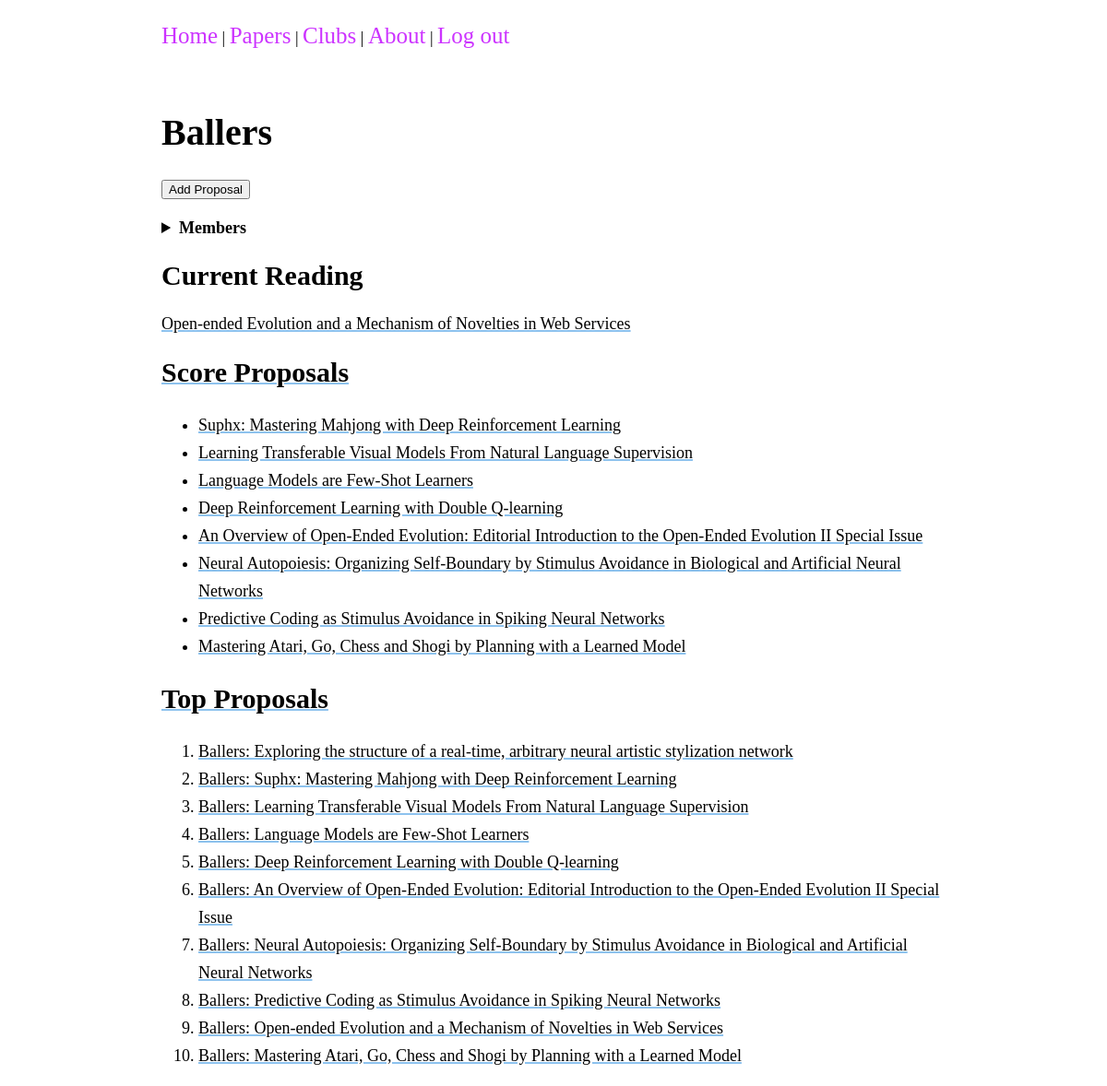
Screenshot of /clubs/Ballers/ (signed in) with the database file from the repository.
### clubs/models.py (models this page shows, shortened)
class Club(models.Model):
    name = models.CharField(max_length=50, unique=True)
    members = models.ManyToManyField(User, through='ClubMember')
    reading = models.ForeignKey(Paper, null=True, blank=True, on_delete=models.SET_NULL)
    def get_club_ctx(self, user):
        ctx = {'club': self,
               'election': self.election,
               'unscored_proposals': user.profile.unscored_proposals.get(self.name),
               'top_proposals': self.top_proposals,
               }
        if self.election:
            ctx['voted'] =  True if Vote.objects.filter(user=user, election=self.election).exists() else False
            ctx['candidates'] = dict(zip(string.ascii_uppercase,
                                         [c for c in self.election.candidates.all()]))
            ctx['vote_form'] = VoteForm(election=self.election)
        return ctx
    @property
    def election(self):
        election = Election.objects.filter(club=self, end_date__gte=timezone.now()).first()
        if election.is_over:
            return None
        return election  # Can also return None
    @property
    def proposals(self):
        return Proposal.objects.filter(club=self)
    @property
    def top_proposals(self):
        num = 10
        return self.proposals.order_by('total_score')[:num]
    def __str__(self):
        return self.name

class Proposal(models.Model):
    user = models.ForeignKey(User, null=True, on_delete=models.SET_NULL)
    paper = models.ForeignKey(Paper, on_delete=models.CASCADE)
    club = models.ForeignKey(Club, on_delete=models.CASCADE)
    submission_date = models.DateTimeField(auto_now_add=True)
    msg = models.CharField(max_length=300, null=True)
    total_score = models.IntegerField(default=0)
    def __str__(self):
        return f'{self.club}: {self.paper}'

### papers/models.py (models this page shows)
class Paper(models.Model):
    url = models.URLField(max_length=50)
    pdf_url = models.URLField(max_length=50)
    arxiv_id = models.CharField(max_length=20)
    title = models.CharField(max_length=500)
    authors = models.ManyToManyField('Author', through='AuthorPaper')
    abstract = models.CharField(max_length=1000)
    key_words = models.ManyToManyField('KeyWord', through='KeyWordPaper')
    published = models.DateField()
    def __str__(self):
        return self.title

### clubs/views.py (the view, shortened to what this page needs)
# urls.py: path('<str:club_name>/', views.ClubDetailView.as_view(), name='club-detail'),
class ClubDetailView(View):
    template_name = 'clubs/club-detail.html'
    def get_object(self):
        return get_object_or_404(Club, name=self.kwargs['club_name'])
    def get_context_data(self, **kwargs):
        club = self.get_object()
        ctx = club.get_club_ctx(self.request.user)
        return ctx
    def get(self, request, *args, **kwargs):
        return render(request, self.template_name, self.get_context_data())

### clubs/models.py (called while the page is built)
    @property
    def is_over(self):
        if not timezone.now() > self.end_date and not self.winner:
            return False
        return True

### profiles/models.py (called while the page is built)
    @property
    def clubs(self):
        return Club.objects.filter(clubmember__member=self.user)

    @property
    def unscored_proposals(self):
        res = {}
        scored_proposals = Proposal.objects.filter(score__user=self.user)
        for club in self.clubs:
            res[club.name] = club.proposals.difference(scored_proposals)
        return res

### clubs/templates/clubs/club-detail.html (shortened to what this page needs)
{% extends 'base.html' %}
{% block content %}
<h1>{{ club.name }}</h1>
<button type="submit" id="add-proposal-btn" onclick="location.href='{% url 'clubs:add-proposal' club.name %}'">Add Proposal</button>
<br>
<br>
<details>
  <summary><b>Members</b></summary>
</details>
{% if club.reading %}
<h2>Current Reading</h2>
<p><a href="{% url 'papers:paper-detail' club.reading.id %}">{{ club.reading }}</p>
{% endif %}
{% if unscored_proposals %}
{% include 'clubs/score.html' %}
{% endif %}
{% include 'clubs/proposals.html' %}
{% endblock content %}

### clubs/templates/clubs/score.html
<h2>Score Proposals</h2>
<ul>
{% for proposal in unscored_proposals %}
<li>{{ proposal.paper }}</li>
{% endfor %}
</ul>

### clubs/templates/clubs/proposals.html
<h2>Top Proposals</h2>
<ol>
{% for proposal in top_proposals %}
<li><a href="{% url 'papers:paper-detail' proposal.id %}">{{ proposal }}</a></li>
{% endfor %}
</ol>

### static/styles.css (style rules this page uses)
:root { font-size: 62.5%; --c-cream: #FFFDD0; --c-lightgrey: #CCCCFF; --c-lightgreen: #DCFAE1; --c-green: #91F7A4; --c-grey: #CCCCCC; --c-purple: #CC33FF; --c-lightblue: #8dc2ee; --bg-color: skyblue; --c-link: var(--c-lightblue); --c-navBar-a: var(--c-purple); --c-main-text: black; }
body { font-size: 1.8rem; }
h1 { font-size: 4rem; }
h2 { font-size: 3rem; }
a { color: var(--main-text); text-decoration: underline var(--c-link) 2px; }
li { line-height: 3rem; }

### rows the page displays
Club: name "Ballers", reading "Open-ended Evolution and a Mechanism of Novelties in Web Services"
Proposal: paper "Suphx: Mastering Mahjong with Deep Reinforcement Learning", club+paper "Ballers: Suphx: Mastering Mahjong with Deep Reinforcement Learning"
Proposal: paper "Learning Transferable Visual Models From Natural Language Supervision", club+paper "Ballers: Learning Transferable Visual Models From Natural Language Supervision"
Proposal: paper "Language Models are Few-Shot Learners", club+paper "Ballers: Language Models are Few-Shot Learners"
Proposal: paper "Deep Reinforcement Learning with Double Q-learning", club+paper "Ballers: Deep Reinforcement Learning with Double Q-learning"
Proposal: paper "An Overview of Open-Ended Evolution: Editorial Introduction to the Open-Ended Evolution II Special Issue", club+paper "Ballers: An Overview of Open-Ended Evolution: Editorial Introduction to the Open-Ended Evolution II Special Issue"
Proposal: paper "Neural Autopoiesis: Organizing Self-Boundary by Stimulus Avoidance in Biological and Artificial Neural Networks", club+paper "Ballers: Neural Autopoiesis: Organizing Self-Boundary by Stimulus Avoidance in Biological and Artificial Neural Networks"
Proposal: paper "Predictive Coding as Stimulus Avoidance in Spiking Neural Networks", club+paper "Ballers: Predictive Coding as Stimulus Avoidance in Spiking Neural Networks"
Proposal: paper "Mastering Atari, Go, Chess and Shogi by Planning with a Learned Model", club+paper "Ballers: Mastering Atari, Go, Chess and Shogi by Planning with a Learned Model"
Proposal: club+paper "Ballers: Exploring the structure of a real-time, arbitrary neural artistic stylization network"
Proposal: club+paper "Ballers: Open-ended Evolution and a Mechanism of Novelties in Web Services"
